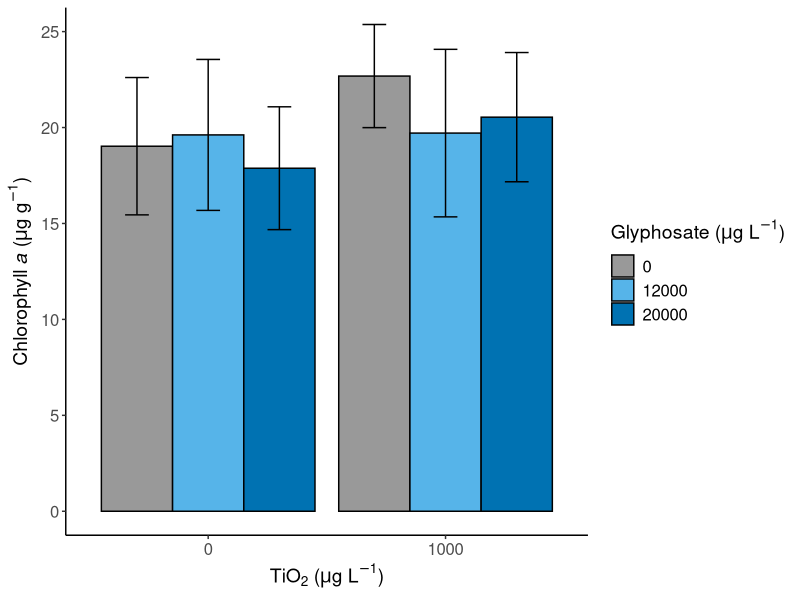
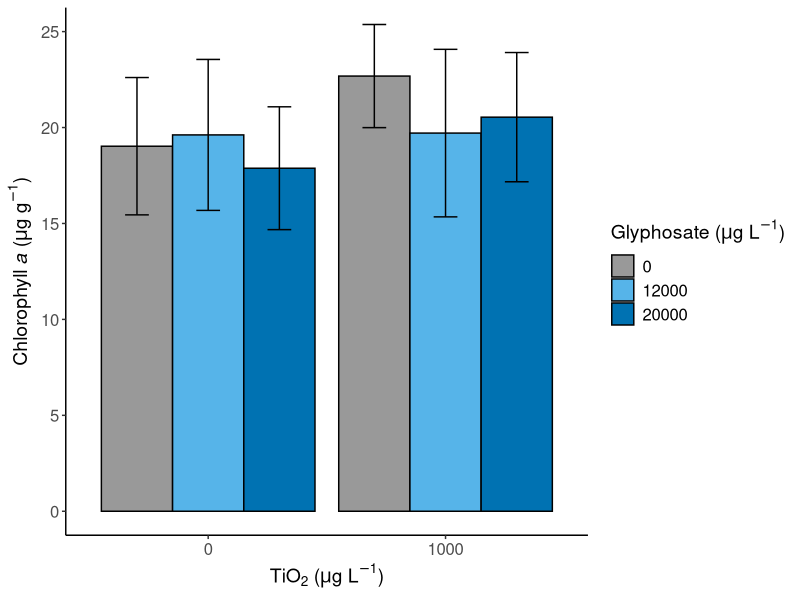

These figures' R source, in order:
##############################################################################
# Standalone Script: Chlorophyll (Post-stress) vs. TiO2 and Glyphosate
##############################################################################

# 1) Load packages
library(dplyr)
library(plyr)      # for ddply in summarySE
library(ggplot2)
library(here)

# 2) Read the contact core data
contact_core <- read.delim(here("contact_core_data.txt"))

# 3) Define summarySE
summarySE <- function(data = NULL, measurevar, groupvars = NULL,
                      na.rm = FALSE, conf.interval = 0.95, .drop = TRUE) {
  library(plyr)
  length2 <- function(x, na.rm = FALSE) {
    if (na.rm) sum(!is.na(x)) else length(x)
  }
  datac <- ddply(
    data, groupvars, .drop = .drop,
    .fun = function(xx, col) {
      c(N    = length2(xx[[col]], na.rm = na.rm),
        mean = mean(xx[[col]], na.rm = na.rm),
        sd   = sd(xx[[col]], na.rm = na.rm))
    },
    measurevar
  )
  datac <- rename(datac, c("mean" = measurevar))
  datac$se <- datac$sd / sqrt(datac$N)
  ciMult <- qt(conf.interval / 2 + 0.5, datac$N - 1)
  datac$ci <- datac$se * ciMult
  return(datac)
}

# 4) Convert relevant columns to factors
contact_core$Glyphosate <- as.factor(contact_core$Glyphosate)
contact_core$TiO2       <- as.factor(contact_core$TiO2)
contact_core$Stressor.status <- as.factor(contact_core$Stressor.status)

# 5) Subset the data to post-stress only
contact_post <- subset(contact_core, Stressor.status == "Post")

# 6) Summarise chlorophyll by glyphosate and TiO2
sum_chlor_post <- summarySE(
  data       = contact_post,
  measurevar = "Chlorophyll",
  groupvars  = c("Glyphosate", "TiO2")
)

# 7) Convert glyphosate and TiO2 factor levels to numeric-coded strings
sum_chlor_post$Gly_values <- as.numeric(sum_chlor_post$Glyphosate)
sum_chlor_post$Gly_values[sum_chlor_post$Gly_values == 1] <- 0
sum_chlor_post$Gly_values[sum_chlor_post$Gly_values == 2] <- 12000
sum_chlor_post$Gly_values[sum_chlor_post$Gly_values == 3] <- 20000
sum_chlor_post$Gly_values <- as.factor(sum_chlor_post$Gly_values)

sum_chlor_post$TiO2_values <- as.numeric(sum_chlor_post$TiO2)
sum_chlor_post$TiO2_values[sum_chlor_post$TiO2_values == 1] <- 0
sum_chlor_post$TiO2_values[sum_chlor_post$TiO2_values == 2] <- 1000
sum_chlor_post$TiO2_values <- as.factor(sum_chlor_post$TiO2_values)

# 8) Create the bar chart
fig_chlor_post <- ggplot(sum_chlor_post, aes(
  x    = TiO2_values,
  y    = Chlorophyll,
  fill = Gly_values
)) +
  geom_bar(
    position = position_dodge(width = 0.9),
    stat     = "summary",
    fun      = "mean",
    colour   = "black"
  ) +
  geom_errorbar(aes(
    ymin = Chlorophyll - sd,
    ymax = Chlorophyll + sd
  ),
  width = 0.3,
  position = position_dodge(width = 0.9)
  ) +
  theme_classic() +
  theme(
    axis.text   = element_text(size = 12),
    axis.title  = element_text(size = 14),
    legend.text = element_text(size = 12),
    legend.title= element_text(size = 14),
    plot.title  = element_text(size = 22, face = "bold") # for (a)/(b) if you add it
  ) +
  scale_fill_manual(
    values = c("0" = "#999999", "12000" = "#56B4E9", "20000" = "#0072B2"),
    name   = expression(paste("Glyphosate (", mu, "g L"^-1, ")"))
  ) +
  coord_cartesian(ylim = c(0, 25)) +
  xlab(expression(paste("TiO"[2], " (", mu, "g L"^-1, ")"))) +
  ylab(expression(paste(
    "Chlorophyll ", italic(a), " (", mu, "g g"^-1, ")"
  )))

# 9) Print or save the figure
print(fig_chlor_post)
ggsave("Figure4.png", fig_chlor_post, width = 8, height = 6, dpi = 300)
